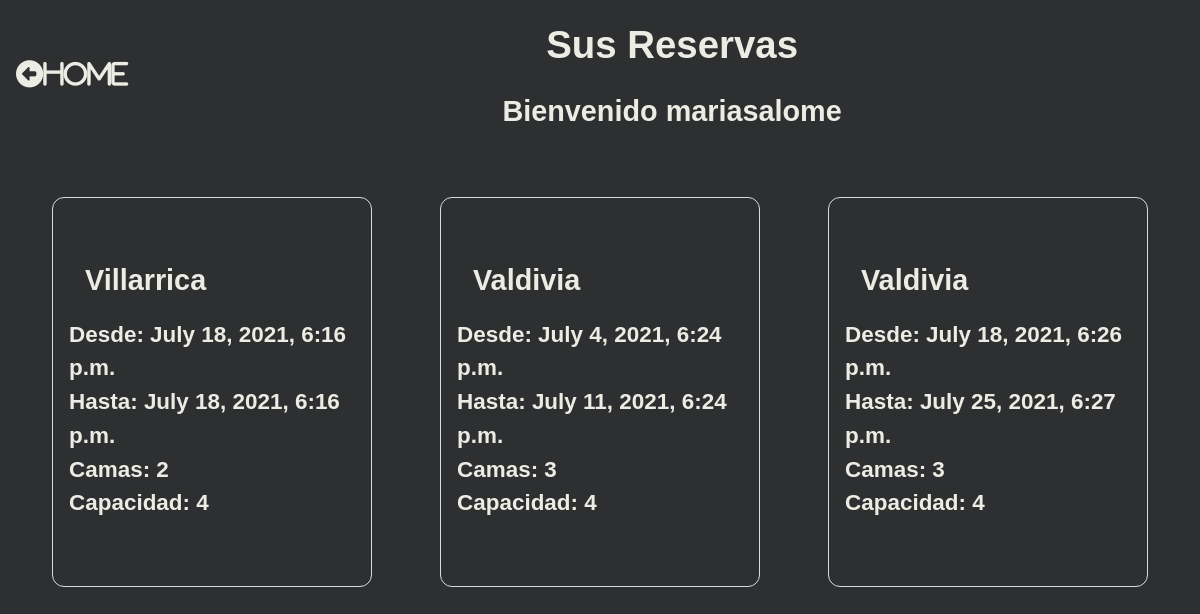
Page /reserva_list/ (signed in) on the committed database.
### arriendo/models.py (models this page shows, shortened)
class Reserva(models.Model):
    user = models.ForeignKey(settings.AUTH_USER_MODEL, on_delete=models.CASCADE)
    depto = models.ForeignKey(Depto, on_delete=models.CASCADE)
    check_in = models.DateTimeField()
    check_out = models.DateTimeField()
    def get_depto_category(self):
        depto_categories = dict(self.depto.DEPTO_CATEGORIES)
        depto_category = depto_categories.get(self.depto.category)
        return depto_category
    def get_cancel_reserva_url(self):
        return reverse_lazy('arriendo:CancelReservaView',args=[self.pk,])

class Depto(models.Model):
    DEPTO_CATEGORIES = (
        ('VIN','Vina del Mar'),
        ('SER','La Serena'),
        ('PUC','Pucon'),
        ('VIL','Villarrica'),
        ('VAL','Valdivia'),
        ('IQU','Iquique'),
        ('FRU','Frutillar'),
    )
    category = models.CharField(max_length=3, choices=DEPTO_CATEGORIES,default='Iquique')
    precio = models.IntegerField()
    capacidad = models.IntegerField()
    camas = models.IntegerField()

### arriendo/views.py (the view)
# urls.py: path('reserva_list/', ReservaListView.as_view(),name='ReservaListView'),#"as_view" pq en views.py esta declaraddo como clase y no como funcion
class ReservaListView(ListView):
    model = Reserva
    template_name = 'reserva_list_view.html'
    def get_queryset(self,*args, **kwargs):
        if self.request.user.is_staff:
            reserva_list = Reserva.objects.all()
            return reserva_list
        else:
            reserva_list = Reserva.objects.filter(user=self.request.user)
            return reserva_list

### arriendo/templates/reserva_list_view.html (shortened to what this page needs)
{% load static %}
<!DOCTYPE html>
<html lang="en">
<head>
    <link rel="stylesheet" href="{% static 'arriendo/css/reserva_list_view.css' %}">
</head>
<body>
    <div class="content">
        <div class="header">
            <div class="headings">
                <h1>Sus Reservas</h1>
                <h2>Bienvenido {{user}}</h2>
            </div>
            <div class="home">
                <div class="home">
                    <a href="{% url 'arriendo:DeptoListView' %}"><i class="fas fa-arrow-alt-circle-left">Home</i></a>
                </div>
            </div>
        </div>
        <div class="bookings">
            {% for reserva in reserva_list %}
            <div class="booking">
                <div class="category">
                    <h2>{{reserva.get_depto_category}}</h2>
                </div>
                <div class="from">
                    <h3>Desde: {{reserva.check_in}}</h3>
                </div>
                <div class="to">
                    <h3>Hasta: {{reserva.check_out}}</h3>
                </div>
                <div class="beds">
                    <h3>Camas: {{reserva.depto.camas}}</h3>
                </div>
                <div class="capacity">
                    <h3>Capacidad: {{reserva.depto.capacidad}}</h3>
                </div>
                <div class="cancel"><a href="{{reserva.get_cancel_reserva_url}}" class="invisible"></a></div>
            </div>
            {% endfor %}
        </div>
</body>
</html>

### arriendo/static/arriendo/css/reserva_list_view.css (style rules this page uses)
* { padding:0; margin:0; box-sizing: border-box; }
body { font-family: sans-serif; background-color: rgb(46, 47, 48); color: rgb(236, 235, 228); line-height: 1.5; font-size: 1.2rem; text-align: center; }
.content { display: flex; flex-direction: column; }
.header { flex: 1; display: flex; flex-flow: row-reverse wrap; justify-content: space-evenly; align-items: center; }
.headings { flex:1.5; }
.home { flex:0.1; }
.bookings { margin-top: 2rem; flex:1; display: flex; flex-direction: row; flex-wrap: wrap; justify-content: space-evenly; }
.booking { flex:1; max-width:20vw; min-width: 20rem; text-align: left; border: 1px solid #dbdbdb; padding:1rem; border-radius: 0.75rem; margin:1rem; }
a i { margin: 1rem; color:rgb(236, 235, 228); text-decoration: none; }
.home a i { font-size: 1.7rem; }
h1,h2 { margin:1rem; }

### rows in the picture
Reserva: get_depto_category "Villarrica", check_in "July 18, 2021, 6:16 p.m.", check_out "July 18, 2021, 6:16 p.m.", depto.camas "2", depto.capacidad "4"
Reserva: get_depto_category "Valdivia", check_in "July 4, 2021, 6:24 p.m.", check_out "July 11, 2021, 6:24 p.m.", depto.camas "3", depto.capacidad "4"
Reserva: get_depto_category "Valdivia", check_in "July 18, 2021, 6:26 p.m.", check_out "July 25, 2021, 6:27 p.m.", depto.camas "3", depto.capacidad "4"

### other values in the picture
{{ user }} "mariasalome"
